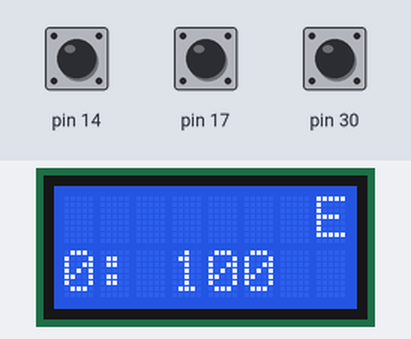
This sketch was run on a simulated Arduino Leonardo, built with avr-gcc and run on an emulated ATmega32U4. Parts: 8×2 character LCD. The inputs (shaded band) are chosen by the test bench; at power-on: pin 17 HIGH, pin 14 HIGH, pin 30 HIGH. What the sketch prints to the serial monitor is not drawn.

Above: at 1.2 s.
1.3 s: pin 17 pulled LOW for 0.15 s
At 1.7 s:
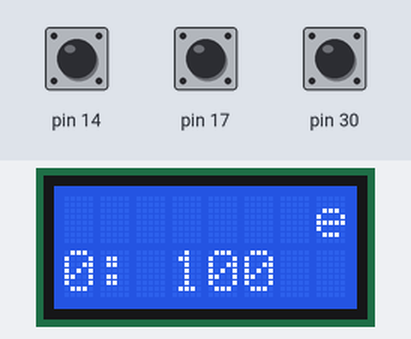
2.9 s: pin 14 pulled LOW for 0.15 s
At 4.1 s:
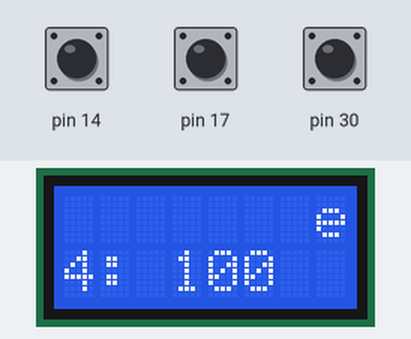
4.5 s: pin 14 pulled LOW for 1 s
At 5.4 s:
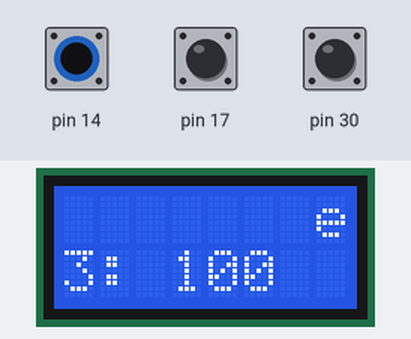
7.0 s: pin 17 pulled LOW for 1 s
At 8.4 s:
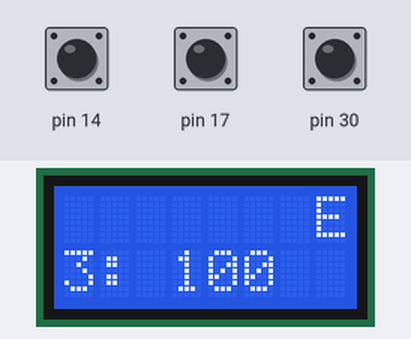
9.5 s: pin 30 pulled LOW for 0.15 s
At 10.4 s:
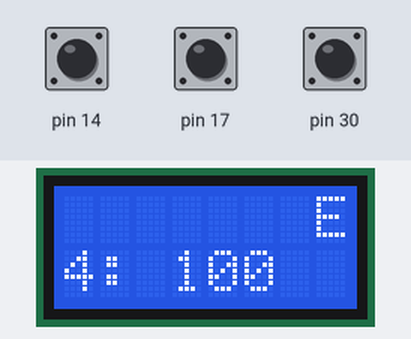
11.1 s: pin 17 pulled LOW for 3.2 s
At 11.6 s:
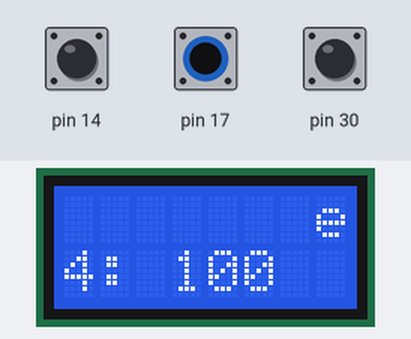
Timing chart, 0 to 14.1 s (numbered marks = the images above; inputs shaded):
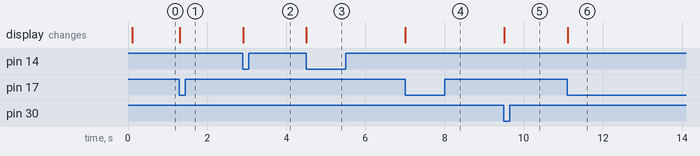

The sketch:

LineSensorTest.ino
```cpp
/** This example shows how to read the raw values from the five
line sensors on the Zumo32U4 Front Sensor Array.  This example is
useful if you are having trouble with the sensors or just want to
characterize their behavior.

The raw (uncalibrated) values are reported to the serial monitor,
and also displayed on the LCD.  The first line of the LCD
displays a bar graph of all five readings.  The upper right
corner shows a an "E" if the IR emitters are being used (the
default) or an "e" if they are not being used.  The second line
displays the raw reading for the currently-selected sensor.

You can press the "A" and "B" buttons to change which sensor is
selected.

You can press the "C" button to toggle whether the IR emitters
are on during the reading.

In order for the second and forth sensors to work, jumpers on the
front sensor array must be installed in order to connect pin 4 to
DN4 and pin 20 to DN2. */

#include <Wire.h>
#include <Zumo32U4.h>

Zumo32U4LCD lcd;
Zumo32U4ButtonA buttonA;
Zumo32U4ButtonB buttonB;
Zumo32U4ButtonC buttonC;
Zumo32U4LineSensors lineSensors;
Zumo32U4ProximitySensors proxSensors;

#define NUM_SENSORS 5
uint16_t lineSensorValues[NUM_SENSORS];

bool useEmitters = true;

uint8_t selectedSensorIndex = 0;

void setup()
{
  lineSensors.initFiveSensors();

  loadCustomCharacters();
}

void loadCustomCharacters()
{
  static const char levels[] PROGMEM = {
    0, 0, 0, 0, 0, 0, 0, 63, 63, 63, 63, 63, 63, 63
  };
  lcd.loadCustomCharacter(levels + 0, 0);  // 1 bar
  lcd.loadCustomCharacter(levels + 1, 1);  // 2 bars
  lcd.loadCustomCharacter(levels + 2, 2);  // 3 bars
  lcd.loadCustomCharacter(levels + 3, 3);  // 4 bars
  lcd.loadCustomCharacter(levels + 4, 4);  // 5 bars
  lcd.loadCustomCharacter(levels + 5, 5);  // 6 bars
  lcd.loadCustomCharacter(levels + 6, 6);  // 7 bars
}

void printBar(uint8_t height)
{
  if (height > 8) { height = 8; }
  const char barChars[] = {' ', 0, 1, 2, 3, 4, 5, 6, 255};
  lcd.print(barChars[height]);
}

void printReadingsToLCD()
{
  // On the first line of the LCD, display the bar graph.
  lcd.gotoXY(0, 0);
  for (uint8_t i = 0; i < 5; i++)
  {
    uint8_t barHeight = map(lineSensorValues[i], 0, 2000, 0, 8);
    printBar(barHeight);
  }

  // Print "E" if the emitters are on, "e" if they are off.
  lcd.gotoXY(7, 0);
  lcd.print(useEmitters ? 'E' : 'e');

  // On the second line of the LCD, display one raw reading.
  lcd.gotoXY(0, 1);
  lcd.print(selectedSensorIndex);
  lcd.print(F(": "));
  lcd.print(lineSensorValues[selectedSensorIndex]);
  lcd.print(F("    "));
}

// Prints a line with all the sensor readings to the serial
// monitor.
void printReadingsToSerial()
{
  char buffer[80];
  sprintf(buffer, "%4d %4d %4d %4d %4d %c\n",
    lineSensorValues[0],
    lineSensorValues[1],
    lineSensorValues[2],
    lineSensorValues[3],
    lineSensorValues[4],
    useEmitters ? 'E' : 'e'
  );
  Serial.print(buffer);
}

void loop()
{
  static uint16_t lastSampleTime = 0;

  if ((uint16_t)(millis() - lastSampleTime) >= 100)
  {
    lastSampleTime = millis();

    // Read the line sensors.
    lineSensors.read(lineSensorValues, useEmitters ? QTR_EMITTERS_ON : QTR_EMITTERS_OFF);

    // Send the results to the LCD and to the serial monitor.
    printReadingsToLCD();
    printReadingsToSerial();
  }

  // If button A is pressed, select the previous sensor.
  if (buttonA.getSingleDebouncedPress())
  {
    selectedSensorIndex = (selectedSensorIndex + NUM_SENSORS - 1) % NUM_SENSORS;
  }

  // If button B is pressed, select the next sensor.
  if (buttonB.getSingleDebouncedPress())
  {
    selectedSensorIndex = (selectedSensorIndex + 1) % NUM_SENSORS;
  }

  // If button C is pressed, toggle the state of the emitters.
  if (buttonC.getSingleDebouncedPress())
  {
    useEmitters = !useEmitters;
  }
}
```

Measured:
- after the input at 1.3 s, the display: changes at once (image 1)
- after the input at 2.9 s, the display: changes at once (image 2)
- after the input at 4.5 s, the display: changes at once (image 3)
- after the input at 7.0 s, the display: changes at once (image 4)
- after the input at 9.5 s, the display: changes at once (image 5)
- after the input at 11.1 s, the display: changes at once (image 6)
